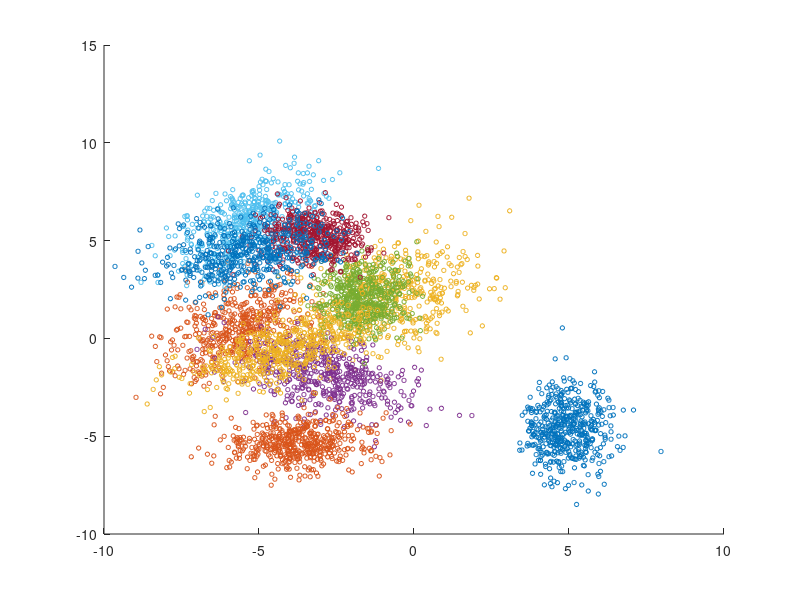

This chart was generated by the following MATLAB code:
%DPM

% Clear everything
%     clear; clc; close ALL;

rngsetting = rng;  % save the current rng settings for reproducability
% Generate Gaussian clusters of data

% True number of clusters:
K = 10;
N = 500; 
% Number of clusters in GMM algorithm 

    MU = zeros(K, 2);
    SIGMA = zeros(2, 2, K);
    X = zeros(K * N, 2);
    for k = 1:K;
        MU(k,:) = 1.2*K*(rand(1, 2)-0.5);
        s = (rand(2,2) - 0.5);
        SIGMA(:,:,k) = 0.5*K*(s'*s + 0.1*eye(2));
        %SIGMA(:,:,k) = eye(2);
        X(N*(k-1)+1 : N*k , :) = mvnrnd(MU(k,:), SIGMA(:,:,k), N);
    end
    %sel = randperm(N*K); 
    sel = [1:N*K];
figure('units','normalized','position',[.1 .1 .8 .8]);
hold on;
set(gca, 'color', [1 1 1])
% scatter(X(:,1),X(:,2),10,'r.')
for k=1:K
    scatter(X(sel(N*(k-1)+1:N*k),1),X(sel(N*(k-1)+1:N*k),2),10,'b.'),
    pause;
end
%hold on
